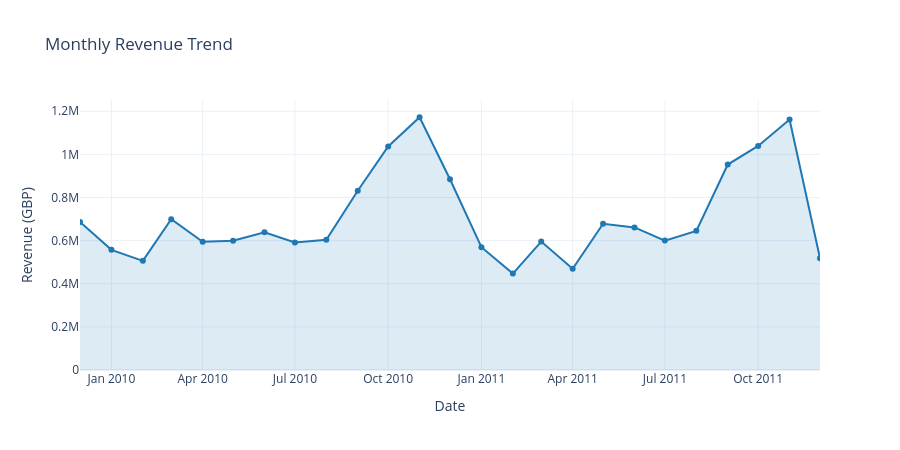

Notebook code cell kept with this figure:
### Markdown cell above
## 2.1 Revenue Trends

### Code cell
monthly = df_clean.groupby(df_clean['InvoiceDate'].dt.to_period('M'))['TotalPrice'].sum()
monthly.index = monthly.index.to_timestamp()

fig = go.Figure()
fig.add_trace(go.Scatter(
    x=monthly.index, y=monthly.values,
    mode='lines+markers',
    line=dict(color='#1f77b4', width=2),
    fill='tozeroy', fillcolor='rgba(31,119,180,0.15)'
))
fig.update_layout(
    title='Monthly Revenue Trend',
    xaxis_title='Date', yaxis_title='Revenue (GBP)',
    template='plotly_white', height=450
)
fig.show()

print(f'Total revenue:          GBP {monthly.sum():,.0f}')
print(f'Average monthly:        GBP {monthly.mean():,.0f}')
print(f'Peak month: {monthly.idxmax().strftime("%B %Y")} (GBP {monthly.max():,.0f})')

### Figure 1 — Plotly figure (JSON) as saved in the notebook; plotly's stock layout.template omitted (floating-point values rounded to 4 significant figures)
{"data": [{"fill": "tozeroy", "fillcolor": "rgba(31,119,180,0.15)", "line": {"color": "#1f77b4", "width": 2}, "mode": "lines+markers", "type": "scatter", "x": ["2009-12-01T00:00:00.000000000", "2010-01-01T00:00:00.000000000", "2010-02-01T00:00:00.000000000", "2010-03-01T00:00:00.000000000", "2010-04-01T00:00:00.000000000", "2010-05-01T00:00:00.000000000", "2010-06-01T00:00:00.000000000", "2010-07-01T00:00:00.000000000", "2010-08-01T00:00:00.000000000", "2010-09-01T00:00:00.000000000", "2010-10-01T00:00:00.000000000", "2010-11-01T00:00:00.000000000", "2010-12-01T00:00:00.000000000", "2011-01-01T00:00:00.000000000", "2011-02-01T00:00:00.000000000", "2011-03-01T00:00:00.000000000", "2011-04-01T00:00:00.000000000", "2011-05-01T00:00:00.000000000", "2011-06-01T00:00:00.000000000", "2011-07-01T00:00:00.000000000", "2011-08-01T00:00:00.000000000", "2011-09-01T00:00:00.000000000", "2011-10-01T00:00:00.000000000", "2011-11-01T00:00:00.000000000", "2011-12-01T00:00:00.000000000"], "y": [686700.0, 557300.0, 506400.0, 699600.0, 594600.0, 600000.0, 639100.0, 591600.0, 604200.0, 831600.0, 1037000.0, 1172000.0, 884600.0, 569400.0, 447100.0, 595500.0, 469200.0, 678600.0, 661200.0, 600100.0, 645300.0, 952800.0, 1039000.0, 1162000.0, 518200.0]}], "layout": {"height": 450, "title": {"text": "Monthly Revenue Trend"}, "xaxis": {"title": {"text": "Date"}}, "yaxis": {"title": {"text": "Revenue (GBP)"}}}}
